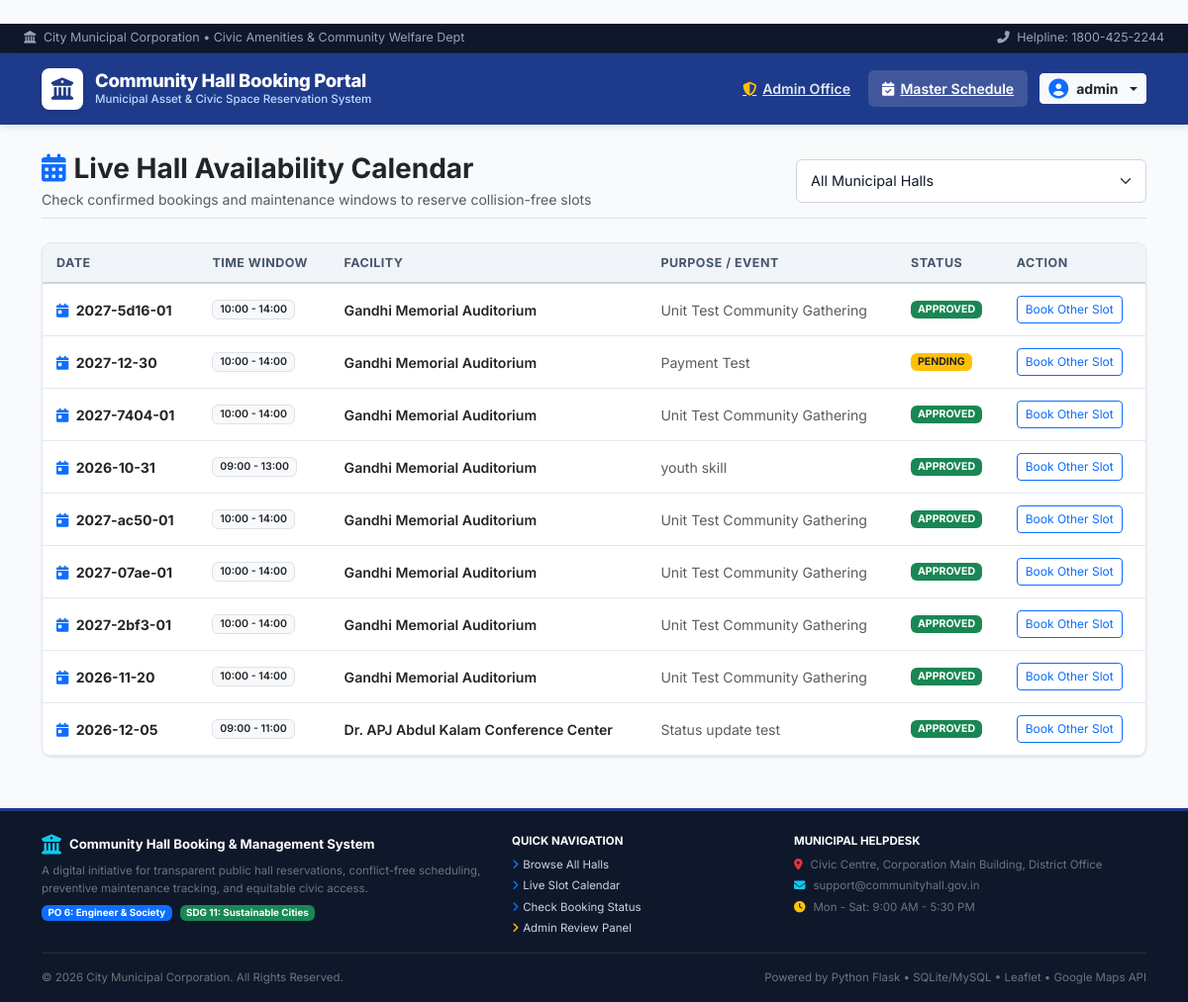
Before: /availability (signed in) with the older database file.
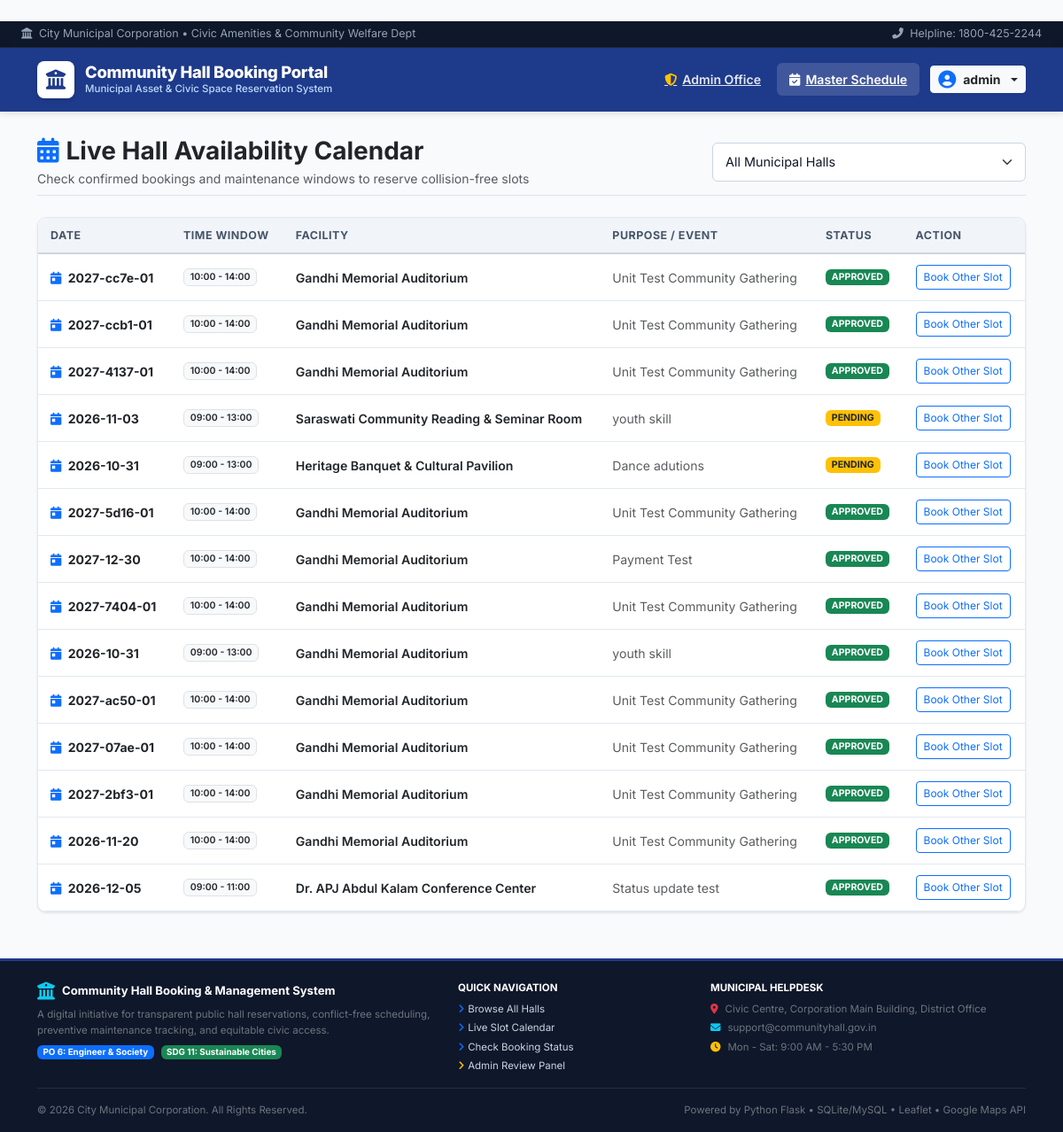
After: the same page with the newer database file.
### tables this page shows
CREATE TABLE bookings (
    id INTEGER PRIMARY KEY AUTOINCREMENT,
    booking_ref VARCHAR(20) NOT NULL UNIQUE,
    hall_id INTEGER NOT NULL,
    user_id INTEGER,
    username VARCHAR(50) NOT NULL,
    email VARCHAR(100) NOT NULL,
    booking_date VARCHAR(20) NOT NULL,
    start_time VARCHAR(10) NOT NULL,
    end_time VARCHAR(10) NOT NULL,
    purpose TEXT NOT NULL,
    attendees INTEGER NOT NULL,
    special_requirements TEXT,
    hours REAL NOT NULL,
    total_cost REAL NOT NULL,
    status VARCHAR(20) DEFAULT 'pending',
    reject_reason TEXT,
    created_at TIMESTAMP DEFAULT CURRENT_TIMESTAMP, payment_status VARCHAR(20) DEFAULT 'unpaid', transaction_id VARCHAR(50),
    FOREIGN KEY (hall_id) REFERENCES halls(id),
    FOREIGN KEY (user_id) REFERENCES users(id)
);

CREATE TABLE halls (
    id INTEGER PRIMARY KEY AUTOINCREMENT,
    name VARCHAR(100) NOT NULL,
    capacity INTEGER NOT NULL,
    amenities TEXT,
    price_per_hour REAL NOT NULL,
    description TEXT,
    location VARCHAR(100) DEFAULT 'Civic Center, Block 4',
    image_tag VARCHAR(50) DEFAULT 'auditorium',
    status VARCHAR(20) DEFAULT 'available'
, latitude REAL DEFAULT 12.9716, longitude REAL DEFAULT 77.5946, address TEXT DEFAULT '', image_url TEXT DEFAULT '');

### app.py (the view)
@app.route("/availability")
@login_required
def availability():
    all_halls = db.get_all_halls()
    selected_hall = request.args.get("hall_id", type=int)
    all_bookings = db.get_all_bookings()
    if selected_hall:
        display_bookings = [b for b in all_bookings if b["hall_id"] == selected_hall and b["status"] in ["approved", "pending"]]
    else:
        display_bookings = [b for b in all_bookings if b["status"] in ["approved", "pending"]]
    return render_template(
        "availability.html",
        halls=all_halls,
        selected_hall=selected_hall,
        bookings=display_bookings
    )

### app.py (called while the page is built)
def generate_csrf_token():
    if "csrf_token" not in session:
        session["csrf_token"] = secrets.token_hex(32)
    return session["csrf_token"]

@app.context_processor
def inject_csrf_token():
    return dict(csrf_token=generate_csrf_token())

def login_required(f):
    @wraps(f)
    def decorated(*args, **kwargs):
        if "loggedin" not in session:
            flash("Please sign in to access this page.", "warning")
            return redirect(url_for("login"))
        return f(*args, **kwargs)
    return decorated

### db.py (called while the page is built)
def get_connection():
    conn = sqlite3.connect(DB_PATH)
    conn.row_factory = sqlite3.Row
    return conn

def get_all_halls():
    conn = get_connection()
    halls = conn.execute("SELECT * FROM halls ORDER BY id ASC").fetchall()
    conn.close()
    return [dict(h) for h in halls]

def get_all_bookings():
    conn = get_connection()
    bookings = conn.execute("""
        SELECT b.*, h.name as hall_name, h.location as hall_location, h.latitude, h.longitude
        FROM bookings b
        JOIN halls h ON b.hall_id = h.id
        ORDER BY b.created_at DESC
    """, ()).fetchall()
    conn.close()
    return [dict(b) for b in bookings]

### templates/availability.html (shortened to what this page needs)
﻿{% extends "base.html" %}
{% block content %}
<div class="d-flex flex-wrap justify-content-between align-items-center mb-4 pb-2 border-bottom">
    <div>
        <h3 class="fw-bold text-dark mb-1"><i class="fas fa-calendar-alt text-primary me-2"></i>Live Hall Availability Calendar</h3>
        <p class="text-muted small mb-0">Check confirmed bookings and maintenance windows to reserve collision-free slots</p>
    </div>
    <div class="mt-2 mt-md-0">
        <form method="GET" action="/availability" class="d-flex align-items-center gap-2">
            <select name="hall_id" class="form-select form-control-civic" onchange="this.form.submit()">
                <option value="">All Municipal Halls</option>
            </select>
        </form>
    </div>
</div>
<div class="civic-card p-0 overflow-hidden">
    <div class="table-responsive">
        <table class="table-civic">
            <thead>
                <tr>
                    <th>Date</th>
                    <th>Time Window</th>
                    <th>Facility</th>
                    <th>Purpose / Event</th>
                    <th>Status</th>
                    <th>Action</th>
                </tr>
            </thead>
            <tbody>
                {% if bookings %}
                    {% for b in bookings %}
                    <tr>
                        <td class="fw-bold text-dark">
                            <i class="fas fa-calendar-day text-primary me-1"></i> {{ b.booking_date }}
                        </td>
                        <td>
                            <span class="badge bg-light text-dark border fw-semibold">
                                {{ b.start_time }} - {{ b.end_time }}
                            </span>
                        </td>
                        <td class="fw-semibold text-dark">{{ b.hall_name }}</td>
                        <td class="small text-muted">{{ b.purpose }}</td>
                        <td>
                            <span class="badge {% if b.status == 'approved' %}bg-success{% else %}bg-warning text-dark{% endif %} text-uppercase">
                                {{ b.status }}
                            </span>
                        </td>
                        <td>
                            <a href="/book/{{ b.hall_id }}" class="btn btn-sm btn-outline-primary" style="font-size:0.75rem;">
                                Book Other Slot
                            </a>
                        </td>
                    </tr>
                    {% endfor %}
                {% endif %}
            </tbody>
        </table>
    </div>
</div>
{% endblock %}

Changed rows visible on the page:
added bookings: booking_date "2027-cc7e-01", start_time "10:00", end_time "14:00", hall_name "Gandhi Memorial Auditorium", purpose "Unit Test Community Gathering", status "APPROVED"
added bookings: booking_date "2027-ccb1-01", start_time "10:00", end_time "14:00", hall_name "Gandhi Memorial Auditorium", purpose "Unit Test Community Gathering", status "APPROVED"
added bookings: booking_date "2027-4137-01", start_time "10:00", end_time "14:00", hall_name "Gandhi Memorial Auditorium", purpose "Unit Test Community Gathering", status "APPROVED"
added bookings: booking_date "2026-11-03", start_time "09:00", end_time "13:00", hall_name "Saraswati Community Reading & Seminar Room", purpose "youth skill", status "PENDING"
added bookings: booking_date "2026-10-31", start_time "09:00", end_time "13:00", hall_name "Heritage Banquet & Cultural Pavilion", purpose "Dance adutions", status "PENDING"
changed bookings "Payment Test": status "PENDING" → "APPROVED"
